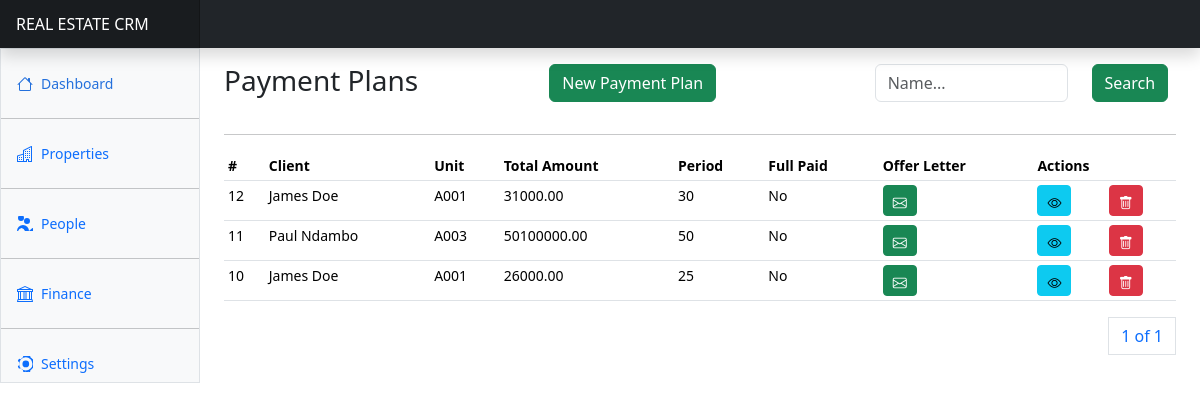
Page /finance/payment-plans/ (signed in) on the committed database.
### apps/finance/models.py (models this page shows, shortened)
class ClientPaymentPlan(AbstractBaseModel):
    client = models.ForeignKey("users.Client", on_delete=models.CASCADE, related_name="clientpaymentplans")
    unit = models.ForeignKey("properties.PropertyUnit", on_delete=models.SET_NULL, null=True)
    booking_fee = models.DecimalField(max_digits=100, decimal_places=2, default=0)
    deposit_fee = models.DecimalField(max_digits=100, decimal_places=2, default=0)
    period = models.IntegerField(default=1)
    installment_amount = models.DecimalField(max_digits=100, decimal_places=2, default=0)
    total_amount = models.DecimalField(max_digits=100, decimal_places=2, default=0)
    first_repayment_date = models.DateField(null=True)
    fully_paid = models.BooleanField(default=False)

### apps/users/models.py (models this page shows)
class Client(AbstractBaseModel):
    name = models.CharField(max_length=255)
    email = models.EmailField(null=True)
    phone_number = models.CharField(max_length=255)
    id_number = models.CharField(max_length=255, null=True)
    kra_pin = models.CharField(max_length=255, null=True)
    gender = models.CharField(max_length=255)
    address = models.CharField(max_length=255, null=True)
    city = models.CharField(max_length=255, null=True)
    country = models.CharField(max_length=255, null=True)
    id_copy = models.FileField(upload_to="client_ids/", null=True)
    kra_certificate = models.FileField(upload_to="kra_cerificates/", null=True)
    photo = models.ImageField(upload_to="client_photos/", null=True)
    def __str__(self):
        return self.name

### apps/properties/models.py (models this page shows)
class PropertyUnit(AbstractBaseModel):
    unit_number = models.CharField(max_length=255)
    property = models.ForeignKey(
        Property, on_delete=models.CASCADE, related_name="propertyunits"
    )
    client = models.ForeignKey("users.Client", on_delete=models.SET_NULL, null=True)
    cost = models.DecimalField(max_digits=100, decimal_places=2, default=0)
    booking_fee = models.DecimalField(max_digits=100, decimal_places=2, default=0)
    deposit_fee = models.DecimalField(max_digits=100, decimal_places=2, default=0)
    unit_status = models.CharField(
        max_length=255, choices=UNIT_STATUSES, default="Available"
    )
    def __str__(self):
        return self.unit_number

### apps/finance/plans/views.py (the view)
# urls.py: path("payment-plans/", payment_plans, name="payment-plans"),
@login_required(login_url="/users/login")
def payment_plans(request):
    plans = ClientPaymentPlan.objects.all().order_by("-created")
    clients = Client.objects.all().order_by("-created")
    units = PropertyUnit.objects.all().only("id", "unit_number", "client_id")
    print(units)
    if request.method == "POST":
        id_number = request.POST.get("id_number")
        plans = ClientPaymentPlan.objects.filter(
            Q(client__id_number__icontains=id_number)
        )
    paginator = Paginator(plans, 10)
    page_number = request.GET.get("page")
    page_obj = paginator.get_page(page_number)
    context = {"page_obj": page_obj, "clients": clients, "units": units}
    return render(request, "finance/payment_plans/plans.html", context)

### apps/properties/models.py (called while the page is built)
    def __str__(self):
        return self.name

### templates/finance/payment_plans/plans.html (shortened to what this page needs)
{% extends "base.html" %}
{% block content %}
<div class="row">
    <div class="col-4">
        <h3>Payment Plans</h3>
    </div>
    <div class="col-4">
        <a class="btn btn-success" data-bs-toggle="modal" data-bs-target="#newPlanModal">New Payment Plan</a>
    </div>
    <div class="col-4">
      <form method="POST">
        <div class="input-group mb-3">
          <div class="row">
            <div class="col-8">
              <input type="text" class="form-control" name="search_text" id="search_text" placeholder="Name..." >
            </div>
            <div class="col-4">
              <button class="btn btn-success">Search</button>
            </div>
          </div>
        </div>
      </form>
    </div>
</div>
<hr/>
      <div class="table-responsive small">
        <table class="table table-sm">
          <thead>
            <tr>
              <th scope="col">#</th>
              <th scope="col">Client</th>
              <th scope="col">Unit</th>
              <th scope="col">Total Amount</th>
              <th scope="col">Period</th>
              <th scope="col">Full Paid</th>
              <th scope="col">Offer Letter</th>
              <th scope="col" colspan="2">Actions</th>
            </tr>
          </thead>
          <tbody>
            {% for plan in page_obj %}
            <tr>
              <td>{{plan.id}}</td>
              <td>{{plan.client}}</td>
              <td>{{plan.unit}}</td>
              <td>{{plan.total_amount}}</td>
              <td>{{plan.period}}</td>
              <td>{% if plan.fully_paid %} Yes {% else %} No {% endif %}</td>
              <td><a href="{% url 'generate-offer-letter' plan.id %}" target="_blank" class="btn btn-success btn-sm"><i class="bi bi-envelope"></i></a></td>
              <td><a href="{% url 'payment-plan-details' plan.id %}" class="btn btn-info btn-sm">
                <i class="bi bi-eye"></i>
              </a></td>
              <td><a class="btn btn-danger btn-sm" data-bs-toggle="modal" data-bs-target="#deletePlanModal{{ plan.id }}">
                <i class="bi bi-trash"></i>
              </a></td>
            </tr>
            {% endfor %}
          </tbody>
        </table>
        <div>
          <nav aria-label="Page navigation example">
            <ul class="pagination justify-content-end">
              <a class="page-link" href="#">{{ page_obj.number }} of {{ page_obj.paginator.num_pages }}</a>
            </ul>
          </nav>
        </div>
      </div>
{% endblock content %}

### static/dashboard.css (style rules this page uses)
.bi { display: inline-block; width: 1rem; height: 1rem; }

### templates/base.html (style rules this page uses)
.bi { vertical-align: -.125em; fill: currentColor; }

### rows in the picture
ClientPaymentPlan: id "12", client "James Doe", unit "A001", total_amount "31000.00", period "30", fully_paid "No"
ClientPaymentPlan: id "11", client "Paul Ndambo", unit "A003", total_amount "50100000.00", period "50", fully_paid "No"
ClientPaymentPlan: id "10", client "James Doe", unit "A001", total_amount "26000.00", period "25", fully_paid "No"

### other values in the picture
{{ page_obj.number }} "1"
{{ page_obj.paginator.num_pages }} "1"
